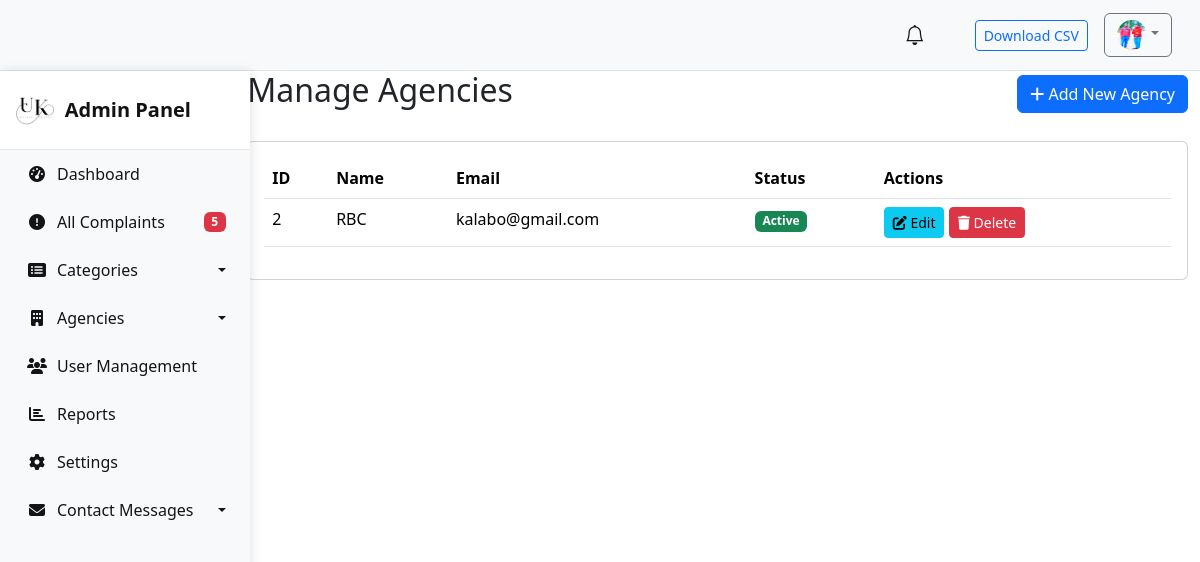
The app's page /agencies/ (signed in) with its own data.
### compliants/models.py (models this page shows, shortened)
class User(AbstractUser):
    name = models.CharField(max_length=200, null=True)
    email = models.EmailField(unique=True,null=True)
    phone_number = models.CharField(max_length=13, null=True)
    address = models.CharField(null=True)
    is_active = models.BooleanField(default=True)
    is_admin = models.BooleanField(default=False)
    date_joined = models.DateTimeField(auto_now_add=True)
    is_agency_admin = models.BooleanField(default=False)
    agency = models.ForeignKey("Agency", null=True, blank=True, on_delete=models.SET_NULL)
    avatar = models.ImageField(upload_to="images/",null=True, default="avatar.svg")
    USERNAME_FIELD = 'email'
    REQUIRED_FIELDS = ['username']

class Agency(models.Model):
    name = models.CharField(max_length=100)
    email = models.EmailField()
    phone = models.CharField(max_length=15, null=True, blank=True)
    address = models.CharField(max_length=255, null=True, blank=True)
    is_active = models.BooleanField(default=True)

### compliants/views.py (the view)
# urls.py: path('agencies/', admin_agencies, name='admin_agencies'),
@user_passes_test(admin_check)
@login_required
def admin_agencies(request):
    agencies = Agency.objects.all()
    context = {
        'agencies': agencies,
        'pending_complaints_count': Complaint.objects.filter(status='pending').count()
    }
    return render(request, 'admin/agencies.html', context)

### compliants/views.py (called while the page is built)
def admin_check(user):
    return user.is_authenticated and (user.is_admin or user.is_agency_admin)

### compliants/templates/admin/agencies.html (shortened to what this page needs)
{% extends 'base.html' %}
{% block content %}
<div class="container-fluid">
    <div class="ms-auto" style="width: 80%;">
        <div class="d-flex justify-content-between align-items-center mb-4">
            <h2>Manage Agencies</h2>
            <a href="{% url 'admin_agency_add' %}" class="btn btn-primary">
                <i class="fas fa-plus"></i> Add New Agency
            </a>
        </div>
        <div class="card">
            <div class="card-body">
                <div class="table-responsive">
                    <table class="table table-hover">
                        <thead>
                            <tr>
                                <th>ID</th>
                                <th>Name</th>
                                <th>Email</th>
                                <th>Status</th>
                                <th>Actions</th>
                            </tr>
                        </thead>
                        <tbody>
                            {% for agency in agencies %}
                            <tr>
                                <td>{{ agency.id }}</td>
                                <td>{{ agency.name }}</td>
                                <td>{{ agency.email }}</td>
                                <td>
                                    <span class="badge bg-{% if agency.is_active %}success{% else %}danger{% endif %}">
                                        {% if agency.is_active %}Active{% else %}Inactive{% endif %}
                                    </span>
                                </td>
                                <td>
                                    <a href="{% url 'admin_agency_edit' agency.id %}" class="btn btn-sm btn-info">
                                        <i class="fas fa-edit"></i> Edit
                                    </a>
                                    <button type="button" class="btn btn-sm btn-danger" data-bs-toggle="modal" data-bs-target="#deleteModal{{ agency.id }}">
                                        <i class="fas fa-trash"></i> Delete
                                    </button>
                                </td>
                            </tr>
                            {% empty %}
                            <tr>
                                <td colspan="5" class="text-center">No agencies found</td>
                            </tr>
                            {% endfor %}
                        </tbody>
                    </table>
                </div>
            </div>
        </div>
    </div>
</div>
{% endblock %}

### templates/header.html (shortened to what this page needs)
<nav class="navbar navbar-expand-lg navbar-light bg-light border-bottom px-3 py-2">
    <div class="container-fluid justify-content-end">
      <div class="nav-item me-3 position-relative">
        <a href="#" class="nav-link position-relative">
          <i class="bi bi-bell fs-5 btn-outline-secondary"></i>
        </a>
      </div>
      <div class="nav-item me-3">
        <a href="{% url 'export_complaints' %}" class="btn btn-sm btn-outline-primary">
          Download CSV
        </a>
      </div>
      <div class="dropdown">
        <a class="btn btn-outline-secondary dropdown-toggle" href="#" role="button" id="userProfileDropdown" data-bs-toggle="dropdown" aria-expanded="false">
          <img src="{{ request.user.avatar.url }}" alt="Profile" class="rounded-circle" style="width: 30px; height: 30px;">
        </a>
      </div>
    </div>
  </nav>

### static/styles/main.css (style rules this page uses)
body { background: aquamarine; }

### templates/sidebar.html (style rules this page uses)
.nav-item { position: relative; }
.nav-link { color: #151414; padding: 0.75rem 1.5rem; display: flex; align-items: center; text-decoration: none; transition: all 0.3s; font-weight: 500; border-left: 3px solid transparent; }
.nav-link i { margin-right: 10px; width: 20px; text-align: center; }
.dropdown-toggle::after { display: inline-block; margin-left: auto; transition: transform 0.3s; }

### records on screen
User: user.avatar (picture)
Agency: id "2", name "RBC", email "kalabo@gmail.com", is_active "Active"

### other values on screen
{{ pending_complaints_count }} "5"
